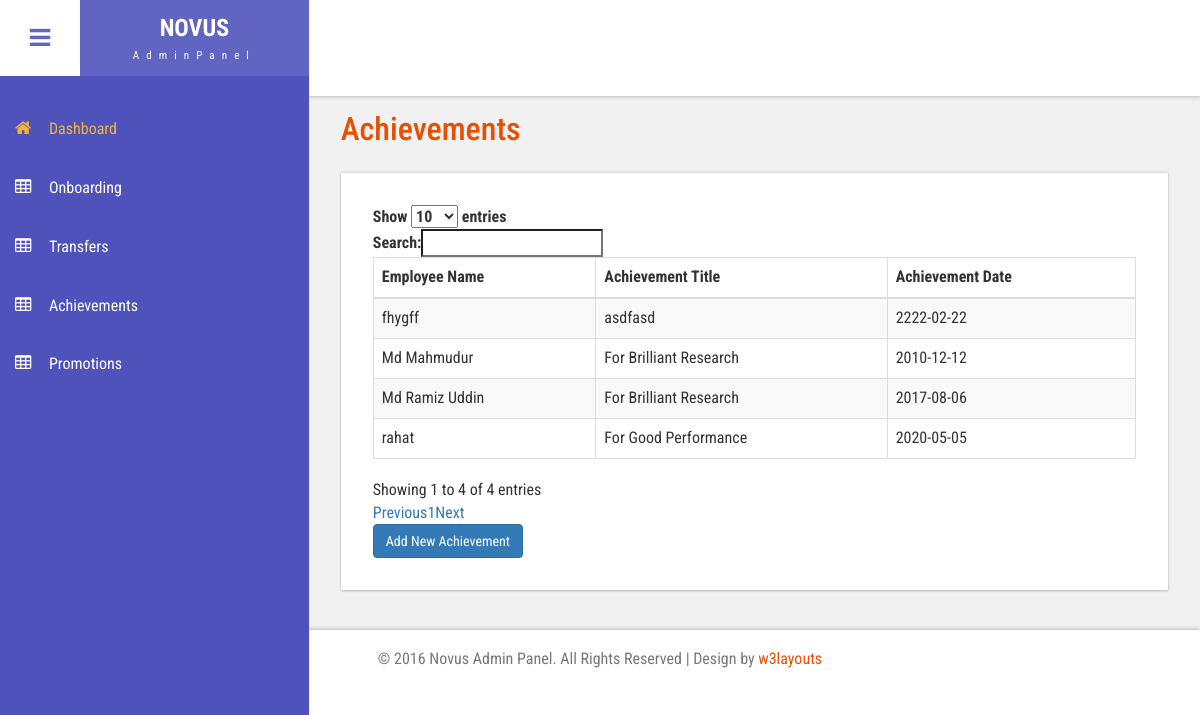
The page /all_achievement.php on the database its author committed.
### tables this page shows
CREATE TABLE `tbl_achievement` (
  `id` int(10) NOT NULL,
  `employee` varchar(255) NOT NULL,
  `achievementTitle` varchar(255) NOT NULL,
  `achievementDate` date NOT NULL
);

### classes/Dbconf.php (called while the page is built, shortened)
<?php
class Dbconf {
    public function __construct() {
        try{
            $this->db_con = new PDO("mysql:host=localhost;dbname=db_webhr","root","");
        } catch (PDOException $ex) {
            echo 'Connection error occure'.$ex;
        }
    }
}

### classes/Superadmin.php (called while the page is built, shortened)
<?php
include_once 'Dbconf.php';
class Superadmin extends Dbconf{
public function view_all_achievement_info(){
  $query = "SELECT * FROM  tbl_achievement";
  $statment = $this->db_con->query($query);
  return $statment;
}
}

### all_achievement.php (the view, shortened to what this page needs)
<?php
 include_once 'include/header.php';
include 'classes/Superadmin.php';
     $obj_sup = new Superadmin();
     $statment=$obj_sup->view_all_achievement_info();
?>
<link href="https://cdn.datatables.net/1.10.15/css/dataTables.bootstrap.min.css" rel='stylesheet' type='text/css' />
   <div id="page-wrapper">
     <div class="main-page">
       <h3 class="title1">Achievements</h3>
       <div class="blank-page widget-shadow scroll" id="style-2 div1">
         <script>
   </script>
        <table id="example" class="table table-striped table-bordered" cellspacing="0" width="100%">
       <thead>
           <tr>
                <th>Employee Name</th>
                     <th>Achievement Title</th>
                     <th>Achievement Date</th>
           </tr>
       </thead>
       <tbody>
       <?php while($row = $statment->fetch(PDO::FETCH_ASSOC)) {?>
           <tr>
               <td><?php echo $row['employee']; ?></td>
               <td><?php echo $row['achievementTitle']; ?></td>
               <td><?php echo $row['achievementDate']; ?></td>
           </tr>
           <?php } ?>
       </tbody>
   </table>
   <div>
                       <a class="btn btn-primary" href="achievement.php" role="button">Add New Achievement</a>
                </div>
       </div>
     </div>
   </div>
 <?php include_once 'include/footer.php';?>

### css/style.css (style rules this page uses)
h4, h5, h6, h1, h2, h3 { margin: 0; }
html, body { font-family: 'Roboto Condensed', sans-serif; font-size: 100%; overflow-x: hidden; background: #fff; }
body a { transition: 0.5s all ease; -webkit-transition: 0.5s all ease; -moz-transition: 0.5s all ease; -o-transition: 0.5s all ease; -ms-transition: 0.5s all ease; text-decoration:none; }
h1,h2,h3,h4,h5,h6 { margin:0; }
.cbp-spmenu-push { overflow-x: hidden; position: relative; }
.cbp-spmenu, .cbp-spmenu-push { -webkit-transition: all 0.3s ease; -moz-transition: all 0.3s ease; transition: all 0.3s ease; }
.cbp-spmenu-push div#page-wrapper { margin: 0 0 0 19.3em; transition:.5s all; -webkit-transition:.5s all; -moz-transition:.5s all; }
.widget-shadow { background-color: #fff; box-shadow: 0 -1px 3px rgba(0,0,0,.12),0 1px 2px rgba(0,0,0,.24); -webkit-box-shadow: 0 -1px 3px rgba(0,0,0,.12),0 1px 2px rgba(0,0,0,.24); -moz-box-shadow: 0 -1px 3px rgba(0,0,0,.12),0 1px 2px rgba(0,0,0,.24); }
h3.title1 { font-size: 2em; color: #e94e02; margin-bottom: 0.8em; }
.table > thead > tr > th, .table > tbody > tr > th, .table > tfoot > tr > th, .table > thead > tr > td, .table > tbody > tr > td, .table > tfoot > tr > td { border-top: none; }
.blank-page { padding: 2em; }

### css/custom.css (style rules this page uses)
#page-wrapper { padding:7em 2em 2.5em; background-color: #F1F1F1; }

### rows shown on the page
tbl_achievement: employee "fhygff", achievementTitle "asdfasd", achievementDate "2222-02-22"
tbl_achievement: employee "Md Mahmudur", achievementTitle "For Brilliant Research", achievementDate "2010-12-12"
tbl_achievement: employee "rahat", achievementTitle "For Good Performance", achievementDate "2020-05-05"
tbl_achievement: employee "Md Ramiz Uddin", achievementTitle "For Brilliant Research", achievementDate "2017-08-06"
